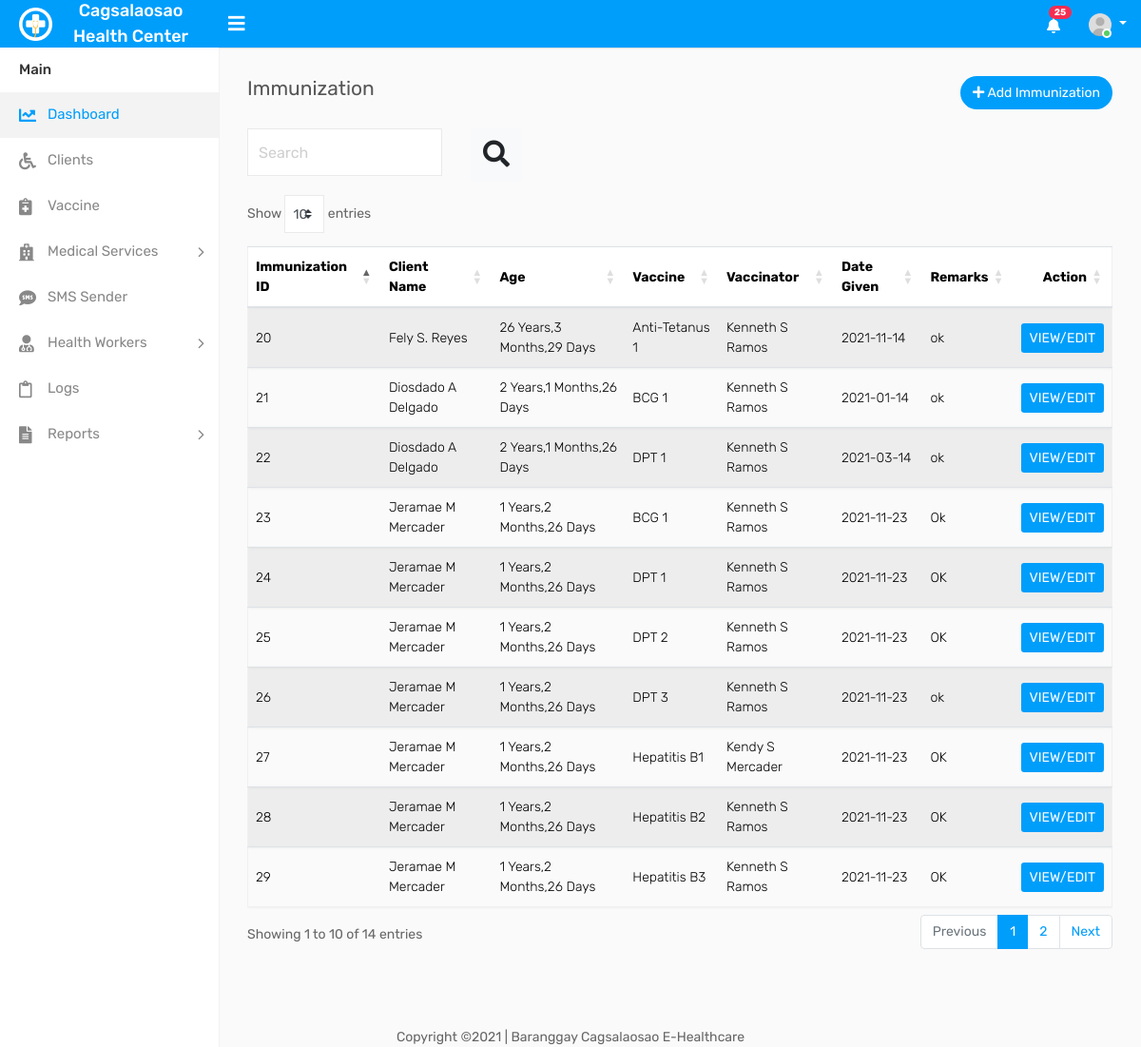
Screenshot of /immunization.php with the database file from the repository.
### tables this page shows
CREATE TABLE IF NOT EXISTS `settings` (
`id` int(11) NOT NULL,
  `name` varchar(55) NOT NULL,
  `contact_person` varchar(55) NOT NULL,
  `address` varchar(255) NOT NULL,
  `email` varchar(255) NOT NULL,
  `phone` varchar(55) NOT NULL,
  `telephone` varchar(55) NOT NULL
);

CREATE TABLE IF NOT EXISTS `client_immunization` (
`client_immu_id` int(11) NOT NULL,
  `vaccine_id` int(11) NOT NULL,
  `client_id` int(11) NOT NULL,
  `client_immu_date` date NOT NULL,
  `hw_id` int(11) NOT NULL,
  `client_immu_remarks` varchar(255) NOT NULL
);

CREATE TABLE IF NOT EXISTS `client` (
`client_id` int(11) NOT NULL,
  `client_fname` varchar(55) DEFAULT NULL,
  `client_mi` varchar(5) DEFAULT NULL,
  `client_lname` varchar(55) DEFAULT NULL,
  `client_bdate` date DEFAULT NULL,
  `client_gender` varchar(55) DEFAULT NULL,
  `client_brgy` varchar(55) DEFAULT NULL,
  `client_street` varchar(255) DEFAULT NULL,
  `client_purok` varchar(255) DEFAULT NULL,
  `client_mother` varchar(255) DEFAULT NULL,
  `client_father` varchar(255) DEFAULT NULL,
  `client_phone` varchar(55) DEFAULT NULL,
  `client_status` varchar(55) DEFAULT NULL,
  `client_immu_status` varchar(55) NOT NULL,
  `client_joindate` date DEFAULT NULL
);

CREATE TABLE IF NOT EXISTS `vaccine` (
`vaccine_id` int(11) NOT NULL,
  `vaccine_name` varchar(55) NOT NULL,
  `vaccine_dosage` varchar(55) NOT NULL COMMENT 'drops or ml',
  `vaccine_dose_type` varchar(55) DEFAULT NULL,
  `vaccine_brand` varchar(55) NOT NULL
);

CREATE TABLE IF NOT EXISTS `healthworker` (
`hw_id` int(11) NOT NULL,
  `hw_fname` varchar(55) DEFAULT NULL,
  `hw_mi` varchar(5) DEFAULT NULL,
  `hw_lname` varchar(55) DEFAULT NULL,
  `hw_email` varchar(55) DEFAULT NULL,
  `hw_bdate` date DEFAULT NULL,
  `hw_gender` varchar(55) DEFAULT NULL,
  `hw_brgy` varchar(55) DEFAULT NULL,
  `hw_city` varchar(55) DEFAULT NULL,
  `hw_province` varchar(55) DEFAULT NULL,
  `hw_phone` varchar(55) DEFAULT NULL,
  `hw_status` varchar(55) DEFAULT NULL,
  `hw_joindate` date DEFAULT NULL,
  `hw_designation` varchar(55) NOT NULL
);

### immunization.php (the view, shortened to what this page needs)
<!DOCTYPE html>
<html lang="en">
<?php include('includes/head.php');
 ?>
<body>
    <div class="main-wrapper">
<?php include('includes/topnav.php') ?>
<?php include('includes/sidebar.php') ?>
        <div class="page-wrapper">
         <div class="content">
                <div class="row">
                    <div class="col-sm-4 col-3">
                        <h4 class="page-title">Immunization</h4>
                    </div>
                    <div class="col-sm-8 col-9 text-right m-b-20">
                        <a href="add-immunization.php" class="btn btn btn-primary btn-rounded float-right"><i class="fa fa-plus"></i> Add Immunization</a>
                    </div>
                </div>
                <form action="" method="GET">
                <div class="row filter-row">
                    <div class="col-sm-6 col-md-3">
                        <div class="form-group form-focus">
                            <label class="focus-label">Search</label>
                            <input type="text" class="form-control floating" name="search"   >
                        </div>
                    </div>
             <div class="col-sm-6 col-md-3">
                        <button type="submit" class="btn btn-light " name="btn_search">
                             <i class="fas fa-search fa-2x"></i>
                        </button>
                    </div>
                </div>
                </form>
                <div class="row">
                    <div class="col-md-12">
                        <div class="table-responsive">
                            <table class="table table-border table-striped custom-table datatable mb-0">
                                <thead>
                                    <tr>
                                        <th>Immunization ID</th>
                                        <th>Client Name</th>
                                        <th>Age</th>
                                        <th>Vaccine</th>
                                        <th>Vaccinator</th>
                                        <th>Date Given</th>
                                        <th>Remarks</th>
                                        <th class="text-right">Action</th>
                                    </tr>
                                </thead>
                                <tbody>
                                <?php
                                       if(isset($_GET['search']))
                                        {
                                            $values = $_GET['search'];
                                            $query="
SELECT CONCAT(TIMESTAMPDIFF(YEAR, client_bdate, now()), ' Years,',
   TIMESTAMPDIFF(MONTH, client_bdate, now()) % 12, ' Months,',
   FLOOR(TIMESTAMPDIFF(DAY, client_bdate, now()) % 30.4375), ' Days') as age,client_immunization.client_immu_id as client_immu_id ,client.client_id as client_id,client.client_fname as client_name, client.client_mi as client_mi, client.client_lname as client_lastname, client_immunization.client_immu_id as client_immu_id,vaccine.vaccine_name, healthworker.hw_fname as hw_name, healthworker.hw_mi as hw_mi, healthworker.hw_lname as hw_lname, client_immunization.client_immu_date as date_given,client_immunization.client_immu_remarks as remarks  FROM  client_immunization
INNER JOIN vaccine ON vaccine.vaccine_id = client_immunization.vaccine_id
INNER JOIN client ON client_immunization.client_id = client.client_id
INNER JOIN healthworker ON client_immunization.hw_id = healthworker.hw_id where concat(client.client_fname,client.client_mi,client.client_lname)  like '%$values%' " ;
                                             $query_run = mysqli_query($con,$query);
                                            if (mysqli_num_rows($query_run)>0)
                                            {
                                                foreach($query_run as $items)
                                                {
                                                    ?>
                                    <tr>
                                        <td><?= $items['client_immu_id'] ?></td>
                                        <td><?= $items['client_name']." ". $items['client_mi']." ". $items['client_lastname'] ?> </td>
                                        <td><?= $items['age']?></td>
                                        <td><?= $items['vaccine_name'] ?></td>
                                        <td><?= $items['hw_name']." ". $items['hw_mi']." ". $items['hw_lname'] ?></td>
                                        <td><?= $items['date_given'] ?></td>
                                        <td><?= $items['remarks'] ?></td>
                                         <form action="edit-immunization.php" method="POST">
                                            <input type="hidden" name="client_immu_id" value="<?= $items['client_immu_id'] ?>">
                                            <td class="text-right">
                                            <input type="submit" name="edit" class="btn  btn-primary btn-sm" value="VIEW/EDIT">
                                            </td>
                                        </form>
                                    </tr>
                                       <?php
                                            }
                                        }
                                    }
                                    else
                                    {
                                        $query="
SELECT CONCAT(TIMESTAMPDIFF(YEAR, client_bdate, now()), ' Years,',
   TIMESTAMPDIFF(MONTH, client_bdate, now()) % 12, ' Months,',
   FLOOR(TIMESTAMPDIFF(DAY, client_bdate, now()) % 30.4375), ' Days') as age,client_immunization.client_immu_id as client_immu_id ,client.client_id as client_id,client.client_fname as client_name, client.client_mi as client_mi, client.client_lname as client_lastname, client_immunization.client_immu_id as client_immu_id,vaccine.vaccine_name, healthworker.hw_fname as hw_name, healthworker.hw_mi as hw_mi, healthworker.hw_lname as hw_lname, client_immunization.client_immu_date as date_given,client_immunization.client_immu_remarks as remarks  FROM  client_immunization
INNER JOIN vaccine ON vaccine.vaccine_id = client_immunization.vaccine_id
INNER JOIN client ON client_immunization.client_id = client.client_id
INNER JOIN healthworker ON client_immunization.hw_id = healthworker.hw_id  " ;
                                             $query_run = mysqli_query($con,$query);
                                            if (mysqli_num_rows($query_run)>0)
                                            {
                                                foreach($query_run as $items)
                                                {
                                                    ?>
                                    <tr>
                                        <td><?= $items['client_immu_id'] ?></td>
                                        <td><?= $items['client_name']." ". $items['client_mi']." ". $items['client_lastname'] ?> </td>
                                        <td><?= $items['age']?></td>
                                        <td><?= $items['vaccine_name'] ?></td>
                                        <td><?= $items['hw_name']." ". $items['hw_mi']." ". $items['hw_lname'] ?></td>
                                        <td><?= $items['date_given'] ?></td>
                                        <td><?= $items['remarks'] ?></td>
                                         <form action="edit-immunization.php" method="POST">
                                            <td class="text-right">
                                            <input type="submit" name="edit" class="btn  btn-primary btn-sm" value="VIEW/EDIT">
                                            </td>
                                        </form>
                                    </tr>
                                       <?php
                                            }
                                        }
                                    }
                                    ?>
                                </tbody>
                            </table>
                        </div>
                    </div>
                </div>
            </div>
        </div>
    </div>
    <?php include('includes/footer.php') ?>
</body>
</html>

### includes/topnav.php (shortened to what this page needs)
 <?php
        include('dbcon.php');
  ?>
        <div class="header">
			<div class="header-left">
				<a href="index.php" class="logo">
					<img src="assets/img/logo.png" width="35" height="35" alt=""> <span>
<?php
                                     $query="select * from settings limit 1 ";
                                        $query_run= mysqli_query($con,$query);
                                         if ($query_run)
                                        {
                                            while ($row=mysqli_fetch_array($query_run))
                                            {
                                                echo $row['name'];
                                            }
                                        }
?>
                    </span>
				</a>
			</div>
			<a id="toggle_btn" href="javascript:void(0);"><i class="fa fa-bars"></i></a>
            <ul class="nav user-menu float-right">
                <li class="nav-item dropdown d-none d-sm-block">
                    <a href="#" class="dropdown-toggle nav-link" data-toggle="dropdown"><i class="fas fa-bell"></i> <span class="badge badge-pill bg-danger float-right">
                        <?php
                                    $rt = mysqli_query($con,"SELECT * FROM log  ");
                                    $num1 = mysqli_num_rows($rt);
                                     echo htmlentities($num1);
                        ?>
                    </span></a>
                </li>
                <li class="nav-item dropdown has-arrow">
                    <a href="#" class="dropdown-toggle nav-link user-link" data-toggle="dropdown">
                        <span class="user-img">
							<img class="rounded-circle" src="assets/img/user.jpg" width="24" alt="Admin">
							<span class="status online"></span>
						</span>
                    </a>
                </li>
            </ul>
        </div>

### rows the page displays
settings: name "Cagsalaosao Health Center"
client_immunization: client_immu_id "20", client.client_fname "Fely", client.client_mi "S.", client.client_lname "Reyes", age "26 Years,3 Months,29 Days", vaccine.vaccine_name "Anti-Tetanus 1", hw.hw_fname "Kenneth", hw.hw_mi "S", hw.hw_lname "Ramos", client_immu_date "2021-11-14", client_immu_remarks "ok"
client_immunization: client_immu_id "21", client.client_fname "Diosdado", client.client_mi "A", client.client_lname "Delgado", age "2 Years,1 Months,26 Days", vaccine.vaccine_name "BCG 1", hw.hw_fname "Kenneth", hw.hw_mi "S", hw.hw_lname "Ramos", client_immu_date "2021-01-14", client_immu_remarks "ok"
client_immunization: client_immu_id "22", client.client_fname "Diosdado", client.client_mi "A", client.client_lname "Delgado", age "2 Years,1 Months,26 Days", vaccine.vaccine_name "DPT 1", hw.hw_fname "Kenneth", hw.hw_mi "S", hw.hw_lname "Ramos", client_immu_date "2021-03-14", client_immu_remarks "ok"
client_immunization: client_immu_id "23", client.client_fname "Jeramae", client.client_mi "M", client.client_lname "Mercader", age "1 Years,2 Months,26 Days", vaccine.vaccine_name "BCG 1", hw.hw_fname "Kenneth", hw.hw_mi "S", hw.hw_lname "Ramos", client_immu_date "2021-11-23", client_immu_remarks "Ok"
client_immunization: client_immu_id "24", client.client_fname "Jeramae", client.client_mi "M", client.client_lname "Mercader", age "1 Years,2 Months,26 Days", vaccine.vaccine_name "DPT 1", hw.hw_fname "Kenneth", hw.hw_mi "S", hw.hw_lname "Ramos", client_immu_date "2021-11-23", client_immu_remarks "OK"
client_immunization: client_immu_id "25", client.client_fname "Jeramae", client.client_mi "M", client.client_lname "Mercader", age "1 Years,2 Months,26 Days", vaccine.vaccine_name "DPT 2", hw.hw_fname "Kenneth", hw.hw_mi "S", hw.hw_lname "Ramos", client_immu_date "2021-11-23", client_immu_remarks "OK"
client_immunization: client_immu_id "26", client.client_fname "Jeramae", client.client_mi "M", client.client_lname "Mercader", age "1 Years,2 Months,26 Days", vaccine.vaccine_name "DPT 3", hw.hw_fname "Kenneth", hw.hw_mi "S", hw.hw_lname "Ramos", client_immu_date "2021-11-23", client_immu_remarks "ok"
client_immunization: client_immu_id "27", client.client_fname "Jeramae", client.client_mi "M", client.client_lname "Mercader", age "1 Years,2 Months,26 Days", vaccine.vaccine_name "Hepatitis B1", hw.hw_fname "Kendy", hw.hw_mi "S", hw.hw_lname "Mercader", client_immu_date "2021-11-23", client_immu_remarks "OK"
client_immunization: client_immu_id "28", client.client_fname "Jeramae", client.client_mi "M", client.client_lname "Mercader", age "1 Years,2 Months,26 Days", vaccine.vaccine_name "Hepatitis B2", hw.hw_fname "Kenneth", hw.hw_mi "S", hw.hw_lname "Ramos", client_immu_date "2021-11-23", client_immu_remarks "OK"
client_immunization: client_immu_id "29", client.client_fname "Jeramae", client.client_mi "M", client.client_lname "Mercader", age "1 Years,2 Months,26 Days", vaccine.vaccine_name "Hepatitis B3", hw.hw_fname "Kenneth", hw.hw_mi "S", hw.hw_lname "Ramos", client_immu_date "2021-11-23", client_immu_remarks "OK"

### other values shown
$num1 "25"
